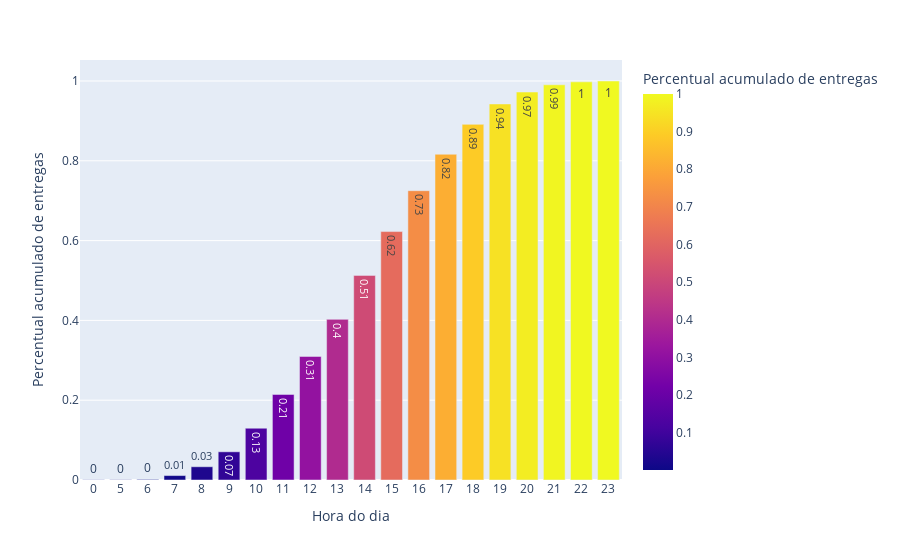

Notebook code cell kept with this figure:
### Markdown cell above
### Histograma de probabilidade acumulada do horário da entrega entre todas regiões

### Code cell
df = pd.read_csv('./data/data_clean.csv')

df_hist_acc = df[['time_span_entrega']]
df_grouped_ts = df_hist_acc.groupby(['time_span_entrega']).size().reset_index(name='count')
df_grouped_ts['accumulated'] = df_grouped_ts['count'].cumsum()
df_grouped_ts['acc_percent'] = df_grouped_ts['accumulated'] / df_grouped_ts['accumulated'].max()
df_grouped_ts

labels={
    'x': 'Hora do dia',
    'acc_percent': 'Percentual acumulado de entregas',
}

hov_data = {
    'acc_percent': ':.2f',
}

fig = px.bar(df_grouped_ts, x=df_grouped_ts["time_span_entrega"].astype(str),
            y="acc_percent", text=df_grouped_ts['acc_percent'].astype(float).round(2),
            labels=labels, color='acc_percent', hover_data=hov_data)

fig.show()

### Figure 1 — Plotly figure (JSON) as saved in the notebook; plotly's stock layout.template omitted (floating-point values rounded to 4 significant figures)
{"data": [{"alignmentgroup": "True", "hovertemplate": "Hora do dia=%{x}<br>Percentual acumulado de entregas=%{marker.color:.2f}<br>text=%{text}<extra></extra>", "legendgroup": "", "marker": {"color": [0.0005046, 0.0006056, 0.001413, 0.0111, 0.03321, 0.07065, 0.1298, 0.2145, 0.3096, 0.4026, 0.5128, 0.6226, 0.7251, 0.8164, 0.8913, 0.9425, 0.9723, 0.9905, 0.9979, 1], "coloraxis": "coloraxis", "pattern": {"shape": ""}}, "name": "", "offsetgroup": "", "orientation": "v", "showlegend": false, "text": [0, 0, 0, 0.01, 0.03, 0.07, 0.13, 0.21, 0.31, 0.4, 0.51, 0.62, 0.73, 0.82, 0.89, 0.94, 0.97, 0.99, 1, 1], "textposition": "auto", "type": "bar", "x": ["0", "5", "6", "7", "8", "9", "10", "11", "12", "13", "14", "15", "16", "17", "18", "19", "20", "21", "22", "23"], "xaxis": "x", "y": [0.0005046, 0.0006056, 0.001413, 0.0111, 0.03321, 0.07065, 0.1298, 0.2145, 0.3096, 0.4026, 0.5128, 0.6226, 0.7251, 0.8164, 0.8913, 0.9425, 0.9723, 0.9905, 0.9979, 1], "yaxis": "y"}], "layout": {"barmode": "relative", "coloraxis": {"colorbar": {"title": {"text": "Percentual acumulado de entregas"}}, "colorscale": [[0, "#0d0887"], [0.1111, "#46039f"], [0.2222, "#7201a8"], [0.3333, "#9c179e"], [0.4444, "#bd3786"], [0.5556, "#d8576b"], [0.6667, "#ed7953"], [0.7778, "#fb9f3a"], [0.8889, "#fdca26"], [1, "#f0f921"]]}, "legend": {"tracegroupgap": 0}, "margin": {"t": 60}, "xaxis": {"anchor": "y", "domain": [0, 1], "title": {"text": "Hora do dia"}}, "yaxis": {"anchor": "x", "domain": [0, 1], "title": {"text": "Percentual acumulado de entregas"}}}}
